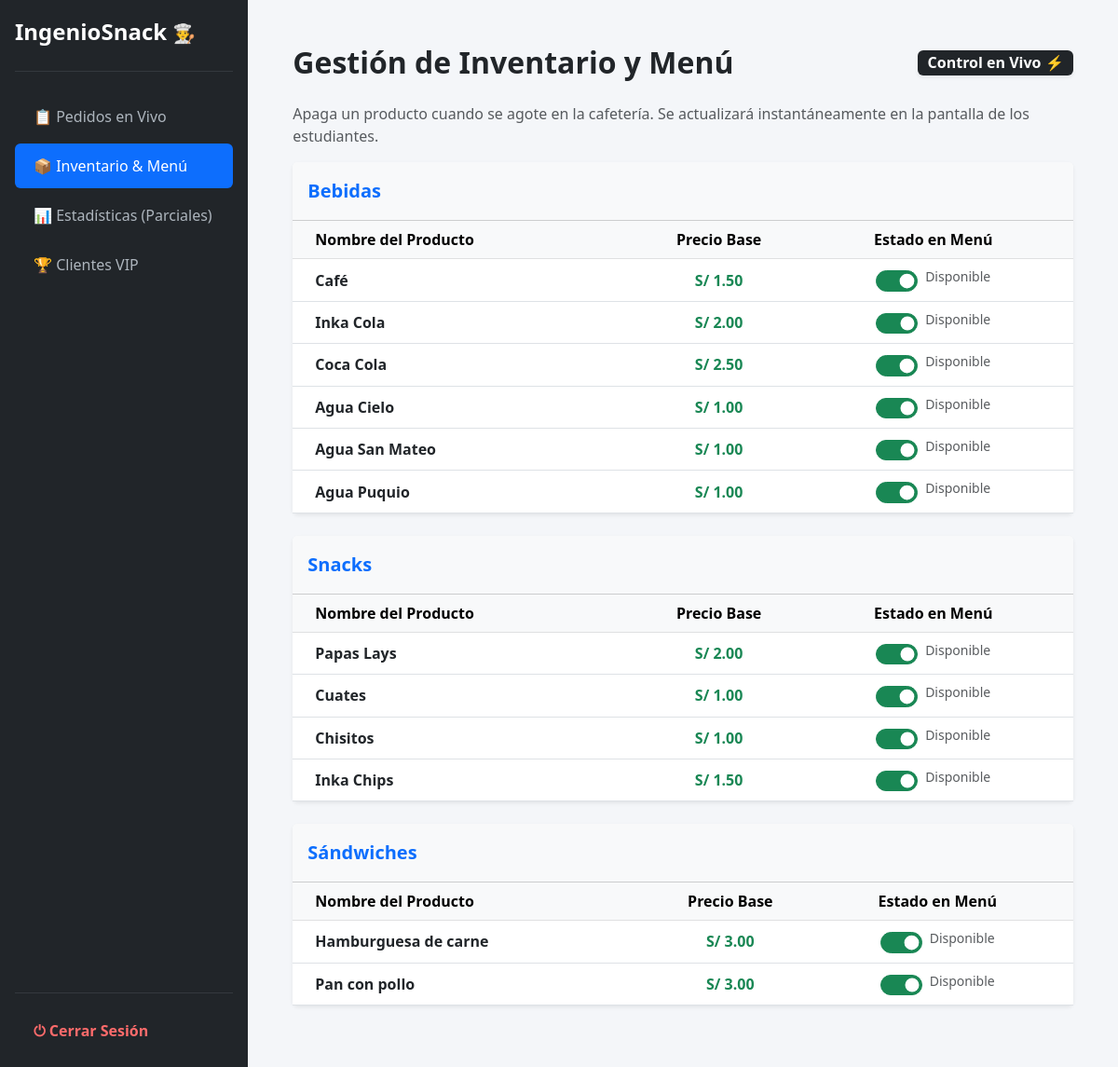
The page /admin/inventario on the database its author committed.
### src/models.py (models this page shows)
class Producto(db.Model):
    id = db.Column(db.Integer, primary_key=True)
    nombre = db.Column(db.String(100), nullable=False)
    precio = db.Column(db.Float, nullable=False)
    categoria = db.Column(db.String(50), nullable=False) # 'Sándwiches', 'Bebidas' o 'Snacks'
    disponible = db.Column(db.Boolean, default=True) # Para que el Sr. Julio pueda "apagar" un producto si se acaba

### src/app.py (the view)
@app.route('/admin/inventario')
def admin_inventario():
    todos_los_productos = Producto.query.all()
    return render_template('admin/inventario.html', productos=todos_los_productos)

### templates/admin/inventario.html (shortened to what this page needs)
{% extends "admin/base_admin.html" %}
{% block content %}
<div class="d-flex justify-content-between align-items-center mb-4">
    <h2 class="fw-bold text-dark m-0">Gestión de Inventario y Menú</h2>
    <span class="badge bg-dark fs-6 shadow-sm">Control en Vivo ⚡</span>
</div>
<p class="text-muted">Apaga un producto cuando se agote en la cafetería. Se actualizará instantáneamente en la pantalla de los estudiantes.</p>
{% for categoria, lista_productos in productos|groupby('categoria') %}
<div class="card shadow-sm border-0 mb-4">
    <div class="card-header bg-light text-primary fw-bold py-3 fs-5">
        {{ categoria }}
    </div>
    <div class="card-body p-0">
        <div class="table-responsive">
            <table class="table table-hover align-middle mb-0 text-center">
                <thead class="table-light">
                    <tr>
                        <th scope="col" class="text-start ps-4">Nombre del Producto</th>
                        <th scope="col">Precio Base</th>
                        <th scope="col" class="pe-4">Estado en Menú</th>
                    </tr>
                </thead>
                <tbody>
                    {% for p in lista_productos %}
                    <tr>
                        <td class="text-start ps-4 fw-semibold text-dark">{{ p.nombre }}</td>
                        <td class="text-success fw-bold">S/ {{ "%.2f"|format(p.precio) }}</td>
                        <td class="pe-4">
                            <div class="form-check form-switch d-flex justify-content-center">
                                <input class="form-check-input custom-switch-admin"
                                       type="checkbox"
                                       role="switch"
                                       id="switch-{{ p.id }}"
                                       {% if p.disponible %} checked {% endif %}
                                       onclick="cambiarEstadoProducto({{ p.id }})">
                                <label class="form-check-label small ms-2 text-muted" id="label-{{ p.id }}" for="switch-{{ p.id }}">
                                    {% if p.disponible %}Disponible{% else %}Agotado{% endif %}
                                </label>
                            </div>
                        </td>
                    </tr>
                    {% endfor %}
                </tbody>
            </table>
        </div>
    </div>
</div>
{% endfor %}
{% endblock %}

### templates/admin/base_admin.html (style rules this page uses)
body { background-color: #f4f6f9; }

### templates/admin/inventario.html (style rules this page uses)
.custom-switch-admin { width: 2.8em !important; height: 1.4em !important; cursor: pointer; }
.custom-switch-admin:checked { background-color: #198754 !important; border-color: #198754 !important; }

### rows shown on the page
Producto: categoria "Bebidas", nombre "Café", precio "1.50", disponible "☑", shows "Disponible"
Producto: nombre "Inka Cola", precio "2.00", disponible "☑", shows "Disponible"
Producto: nombre "Coca Cola", precio "2.50", disponible "☑", shows "Disponible"
Producto: nombre "Agua Cielo", precio "1.00", disponible "☑", shows "Disponible"
Producto: nombre "Agua San Mateo", precio "1.00", disponible "☑", shows "Disponible"
Producto: nombre "Agua Puquio", precio "1.00", disponible "☑", shows "Disponible"
Producto: categoria "Snacks", nombre "Papas Lays", precio "2.00", disponible "☑", shows "Disponible"
Producto: nombre "Cuates", precio "1.00", disponible "☑", shows "Disponible"
Producto: nombre "Chisitos", precio "1.00", disponible "☑", shows "Disponible"
Producto: nombre "Inka Chips", precio "1.50", disponible "☑", shows "Disponible"
Producto: categoria "Sándwiches", nombre "Hamburguesa de carne", precio "3.00", disponible "☑", shows "Disponible"
Producto: nombre "Pan con pollo", precio "3.00", disponible "☑", shows "Disponible"
